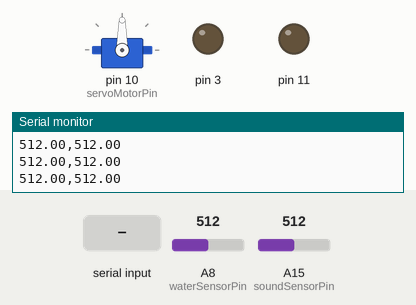
Recording of a sketch running on a simulated Arduino Mega 2560, built with avr-gcc and run on an emulated ATmega2560. Shown: servo, output pins drawn as LEDs (lit = HIGH), the last lines printed to the serial monitor. The test bench sets the inputs (shaded band); at power-on: A8 (waterSensorPin) = 512, A15 (soundSensorPin) = 512.

Above: at 1.2 s.
1.3 s: "forward\n" received over Serial
At 2.0 s:
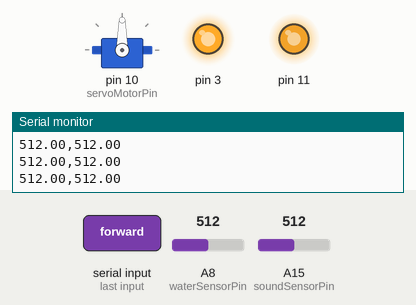
3.0 s: "left\n" received over Serial
At 3.3 s:
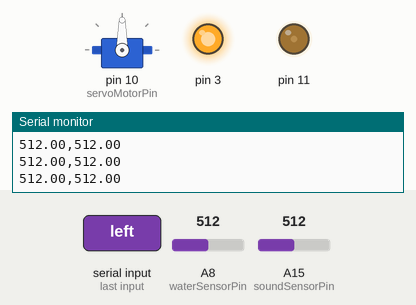
4.5 s: "toggle\n" received over Serial
At 5.7 s:
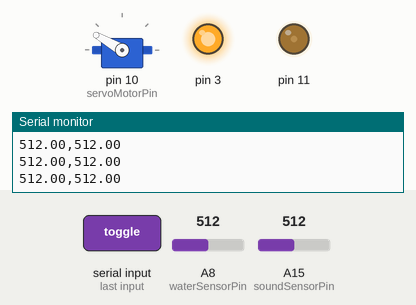
6.0 s: "backward\n" received over Serial
At 7.1 s:
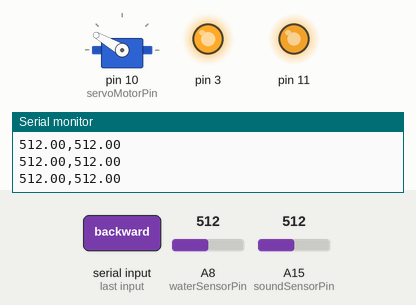
7.5 s: "stop\n" received over Serial
At 8.4 s:
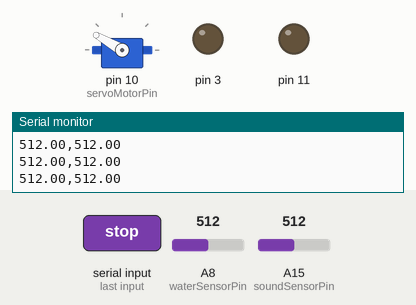
9.0 s: "toggle\n" received over Serial
At 9.7 s:
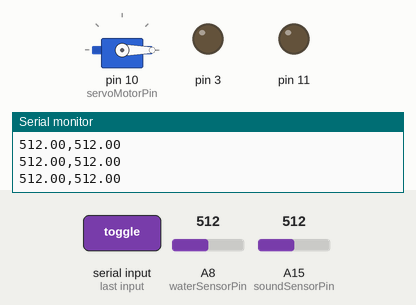
Timing chart, 0 to 11.5 s (numbered marks = the images above; inputs shaded):
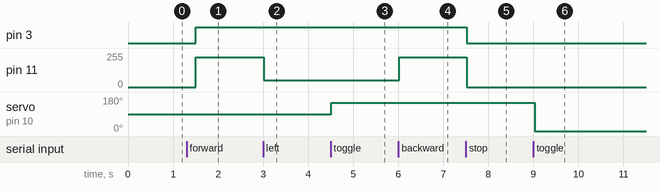

Measured:
- after the input at 1.3 s, pin 3: LOW → HIGH after 0.21 s; pin 11: 0/255 → 225/255 after 0.21 s
- after the input at 3.0 s, pin 11: 225/255 → 50/255 at once
- after the input at 4.5 s, servo on pin 10 (servoMotorPin): 90° → 150° at once
- after the input at 6.0 s, pin 11: 50/255 → 225/255 at once
- after the input at 7.5 s, pin 3: HIGH → LOW at once; pin 11: 225/255 → 0/255 at once
- after the input at 9.0 s, servo on pin 10 (servoMotorPin): 150° → 0° at once

The sketch:

sketch_Arduino.ino
```cpp
#define waterSensorPin A8
#define soundSensorPin A15
#define servoMotorPin  10
#define motorLeftDirection 12
#define motorLeftSpeed 3
#define motorRightDirection 13
#define motorRightSpeed 11
#include "WaterSensor.h"
#include "SoundSensor.h"
#include "MotorControl.h"
#include <Servo.h>

//Keeps track of Servo State
boolean isServoExtended = 0;
Servo servo;
//Object Initalisation
MotorControl mc = MotorControl(motorLeftDirection,
                               motorLeftSpeed,
                               motorRightDirection,
                               motorRightSpeed);
WaterSensor ws = WaterSensor(waterSensorPin);
SoundSensor ss = SoundSensor(soundSensorPin);

//Declare Servo functionallity
//Implementation at bottom of file
//Servo didn't work in a class?
void ToggleServo();
void ExtendServo();
void RetractServo();


void setup() {
  //Begin Serial for UART communication
  Serial.begin(9600);
  //Attach servo
  servo.attach(servoMotorPin);

}

void loop() {
  //Read Sensor data and comma seperate values
  Serial.print(ss.Read());
  Serial.print(",");
  Serial.println(ws.Read());

  //If there is serial data to read handle it
  if (Serial.available()) {
    String value = "." + Serial.readStringUntil('\n');
    if (value.indexOf("forward") > 0) {
      mc.Forward();
    } else if (value.indexOf("backward") > 0) {
      mc.Backward();
    } else if (value.indexOf("left") > 0) {
      mc.Left();
    } else if (value.indexOf("right") > 0) {
      mc.Right();
    } else if (value.indexOf("stop") > 0) {
      mc.Stop();
    } else if (value.indexOf("toggle") > 0) {
      ToggleServo();
    }
  }

  delay(500);
}

//Raises or lowers servo depending on current state
void ToggleServo() {
  if (isServoExtended) {
    RetractServo();
  } else {
    ExtendServo();
  }
}
//Lowers Servo
void ExtendServo() {
  servo.write(150);
  isServoExtended = 1;
};
//Raises Servo
void RetractServo() {
  servo.write(0);
  isServoExtended = 0;
};
```

MotorControl.cpp
```cpp
#include "MotorControl.h"

MotorControl::MotorControl(uint8_t leftDirection, uint8_t leftSpeed, uint8_t rightDirection, uint8_t rightSpeed){
  //Setup Motor Pins
  pinMode(LeftDirection, OUTPUT);
  pinMode(RightDirection, OUTPUT);
  //Assign Class Values
  LeftDirection = leftDirection;
  LeftSpeed = leftSpeed;
  RightDirection = rightDirection;
  RightSpeed = rightSpeed;
}

void MotorControl::Forward(){
      digitalWrite(LeftDirection, LOW);
      analogWrite(LeftSpeed, 255);
      digitalWrite(RightDirection, HIGH);
      analogWrite(RightSpeed, 225);
}
void MotorControl::Backward(){
      digitalWrite(LeftDirection, HIGH);
      analogWrite(LeftSpeed, 255);
      digitalWrite(RightDirection, LOW);
      analogWrite(RightSpeed, 225);
}
void MotorControl::Stop(){
      digitalWrite(LeftDirection, LOW);
      analogWrite(LeftSpeed, 0);
      digitalWrite(RightDirection, HIGH);
      analogWrite(RightSpeed, 0);
}
void MotorControl::Left(){
      digitalWrite(LeftDirection, LOW);
      analogWrite(LeftSpeed, 255);
      digitalWrite(RightDirection, HIGH);
      analogWrite(RightSpeed, 50);
}
void MotorControl::Right(){
      digitalWrite(LeftDirection, LOW);
      analogWrite(LeftSpeed, 50);
      digitalWrite(RightDirection, HIGH);
      analogWrite(RightSpeed, 225);
}
```

MotorControl.h
```cpp
#ifndef Motor_Control
#define Motor_Control
#include <Arduino.h>

class MotorControl
{
private:
//Holds relevant pins for given tasks
uint8_t LeftDirection;
uint8_t LeftSpeed;
uint8_t RightDirection;
uint8_t RightSpeed;

public:
//Constructor
MotorControl(uint8_t leftDirection, uint8_t leftSpeed, uint8_t rightDirection, uint8_t rightSpeed);
//Movement functions for Buggy
void Forward();
void Backward();
void Stop();
void Left();
void Right();
};
#endif
```

SoundSensor.cpp
```cpp
#include "SoundSensor.h"

SoundSensor::SoundSensor(uint8_t inputPin){
  soundSensorPin = inputPin;
  pinMode(inputPin, INPUT);
}

float SoundSensor::Read(){
  return analogRead(soundSensorPin);
}
```

SoundSensor.h
```cpp
#ifndef Sound_Sensor
#define Sound_Sensor
#include <Arduino.h>

class SoundSensor
{
private:
//Pin for soundSensor
uint8_t soundSensorPin;

public:
//constructor
SoundSensor(uint8_t inputPin);

//reads and returns soundsensor data
float Read();
};
#endif
```

WaterSensor.cpp
```cpp
#include "WaterSensor.h"

WaterSensor::WaterSensor(uint8_t inputPin){
  waterSensorPin = inputPin;
  pinMode(inputPin, INPUT);
}

float WaterSensor::Read(){
  return analogRead(waterSensorPin);
}
```

WaterSensor.h
```cpp
#ifndef Water_Sensor
#define Water_Sensor
#include <Arduino.h>

class WaterSensor
{
private:
//Pin for water sensor
uint8_t waterSensorPin;

public:
//constructor
WaterSensor(uint8_t inputPin);

//reads and returns waterSensor Data
float Read();
};
#endif
```
